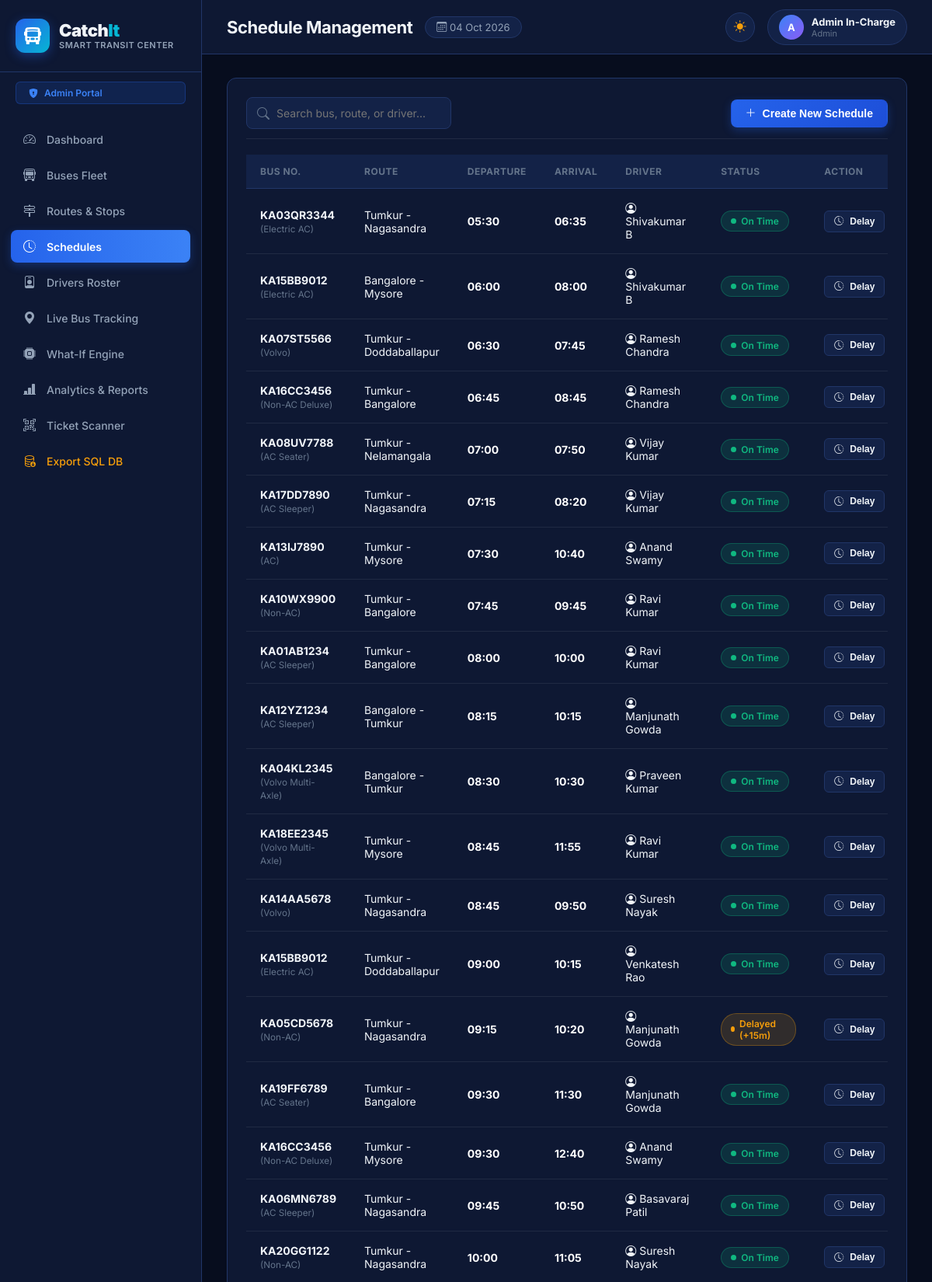
Screenshot of /admin/schedules (signed in, upper part) with the database file from the repository.
### tables this page shows
CREATE TABLE schedules (
        schedule_id INTEGER PRIMARY KEY AUTOINCREMENT,
        bus_id INTEGER NOT NULL,
        route_id INTEGER NOT NULL,
        driver_id INTEGER,
        departure_time TEXT NOT NULL,
        arrival_time TEXT NOT NULL,
        status TEXT NOT NULL DEFAULT 'On Time' CHECK(status IN ('On Time', 'Delayed', 'Cancelled', 'Not Started')),
        occupancy TEXT NOT NULL DEFAULT 'Low' CHECK(occupancy IN ('Low', 'Medium', 'High', 'Full')),
        delay_minutes INTEGER NOT NULL DEFAULT 0,
        delay_reason TEXT,
        fare REAL NOT NULL DEFAULT 120.0,
        FOREIGN KEY (bus_id) REFERENCES buses(bus_id),
        FOREIGN KEY (route_id) REFERENCES routes(route_id),
        FOREIGN KEY (driver_id) REFERENCES users(id)
    );

CREATE TABLE buses (
        bus_id INTEGER PRIMARY KEY AUTOINCREMENT,
        bus_number TEXT UNIQUE NOT NULL,
        bus_type TEXT NOT NULL,
        capacity INTEGER NOT NULL,
        status TEXT NOT NULL DEFAULT 'Active' CHECK(status IN ('Active', 'Maintenance', 'Out of Service'))
    );

CREATE TABLE routes (
        route_id INTEGER PRIMARY KEY AUTOINCREMENT,
        route_name TEXT NOT NULL,
        source TEXT NOT NULL,
        destination TEXT NOT NULL,
        distance_km INTEGER NOT NULL,
        base_fare REAL NOT NULL DEFAULT 80.0
    );

CREATE TABLE users (
        id INTEGER PRIMARY KEY AUTOINCREMENT,
        name TEXT NOT NULL,
        email TEXT UNIQUE NOT NULL,
        phone TEXT,
        password_hash TEXT NOT NULL,
        role TEXT NOT NULL CHECK(role IN ('admin', 'driver', 'passenger')),
        license_number TEXT,
        created_at TIMESTAMP DEFAULT CURRENT_TIMESTAMP
    );

### app.py (the view)
@app.route('/admin/schedules')
@role_required('admin')
def admin_schedules():
    conn = get_db()
    cursor = conn.cursor()
    cursor.execute("""
    SELECT s.*, b.bus_number, b.bus_type, r.route_name, u.name AS driver_name
    FROM schedules s
    JOIN buses b ON s.bus_id = b.bus_id
    JOIN routes r ON s.route_id = r.route_id
    LEFT JOIN users u ON s.driver_id = u.id
    ORDER BY s.departure_time ASC
    """)
    schedules = cursor.fetchall()
    cursor.execute("SELECT * FROM buses WHERE status = 'Active'")
    buses = cursor.fetchall()
    cursor.execute("SELECT * FROM routes")
    routes = cursor.fetchall()
    cursor.execute("SELECT id, name FROM users WHERE role = 'driver'")
    drivers = cursor.fetchall()
    conn.close()
    return render_template('admin_schedules.html', schedules=schedules, buses=buses, routes=routes, drivers=drivers)

### app.py (called while the page is built, shortened)
def role_required(*allowed_roles):
    def decorator(f):
        @wraps(f)
        def decorated_function(*args, **kwargs):
            if 'user_id' not in session:
                flash('Please log in first.', 'warning')
                return redirect(url_for('login'))
            return f(*args, **kwargs)
        return decorated_function
    return decorator

@app.context_processor
def inject_user():
    return {
        'current_user': {
            'id': session.get('user_id'),
            'name': session.get('name', 'Guest'),
            'email': session.get('email'),
            'role': session.get('role'),
            'license_number': session.get('license_number')
        },
        'today_date': datetime.now().strftime("%d %b %Y"),
        'today_iso': date.today().isoformat()
    }

### models.py (called while the page is built)
def dict_factory(cursor, row):
    fields = [col[0] for col in cursor.description]
    return {key: value for key, value in zip(fields, row)}

def get_db():
    conn = sqlite3.connect(DB_PATH)
    conn.row_factory = dict_factory
    conn.execute("PRAGMA foreign_keys = ON")
    return conn

### templates/admin_schedules.html (shortened to what this page needs)
{% extends "base.html" %}
{% block page_title %}Schedule Management{% endblock %}
{% block content %}
<div class="panel">
    <div class="panel-header">
        <div class="search-box">
            <i class="bi bi-search"></i>
            <input type="text" id="sched_filter" class="form-control" placeholder="Search bus, route, or driver..." onkeyup="filterSchedules()">
        </div>
        <button class="btn btn-primary" onclick="openModal('addScheduleModal')">
            <i class="bi bi-plus-lg"></i> Create New Schedule
        </button>
    </div>
    <div class="table-responsive">
        <table class="custom-table" id="schedules_table">
            <thead>
                <tr>
                    <th>Bus No.</th>
                    <th>Route</th>
                    <th>Departure</th>
                    <th>Arrival</th>
                    <th>Driver</th>
                    <th>Status</th>
                    <th>Action</th>
                </tr>
            </thead>
            <tbody>
                {% for s in schedules %}
                <tr>
                    <td><strong>{{ s.bus_number }}</strong> <small style="color:var(--text-dim);">({{ s.bus_type }})</small></td>
                    <td>{{ s.route_name }}</td>
                    <td><strong style="color: #FFFFFF;">{{ s.departure_time }}</strong></td>
                    <td><strong style="color: #FFFFFF;">{{ s.arrival_time }}</strong></td>
                    <td><i class="bi bi-person-circle"></i> {{ s.driver_name or 'Unassigned' }}</td>
                    <td>
                        {% if s.status == 'On Time' %}
                            <span class="badge badge-ontime"><span class="badge-dot"></span> On Time</span>
                        {% elif s.status == 'Delayed' %}
                            <span class="badge badge-delayed"><span class="badge-dot"></span> Delayed (+{{ s.delay_minutes }}m)</span>
                        {% elif s.status == 'Cancelled' %}
                            <span class="badge badge-cancelled"><span class="badge-dot"></span> Cancelled</span>
                        {% else %}
                            <span class="badge badge-notstarted"><span class="badge-dot"></span> Not Started</span>
                        {% endif %}
                    </td>
                    <td>
                        <div style="display: flex; gap: 8px;">
                            <button class="btn btn-secondary btn-sm" onclick="openDelayModal({{ s.schedule_id }}, '{{ s.bus_number }}', {{ s.delay_minutes }})">
                                <i class="bi bi-clock-history"></i> Delay
                            </button>
                        </div>
                    </td>
                </tr>
                {% endfor %}
            </tbody>
        </table>
    </div>
</div>
{% endblock %}

### static/css/style.css (style rules this page uses)
:root, [data-theme="dark"] { --bg-dark: #070D1E; --bg-surface: #0E1833; --bg-card: #132247; --bg-hover: #1A2D5C; --border-color: #213668; --border-light: rgba(255, 255, 255, 0.08); --primary: #2563EB; --primary-light: #3B82F6; --accent-cyan: #06B6D4; --accent-indigo: #6366F1; --accent-gold: #F59E0B; --text-main: #F1F5F9; --text-muted: #94A3B8; --text-dim: #64748B; --status-ontime: #10B981; --status-delayed: #F59E0B; --status-cancelled: #EF4444; --status-notstarted: #3B82F6; --seat-available: #1E293B; --seat-available-border: #3B82F6; --seat-booked: #334155; --seat-selected: #2563EB; --font-sans: 'Inter', system-ui, -apple-system, BlinkMacSystemFont, "Segoe UI", Roboto, sans-serif; }
* { box-sizing: border-box; margin: 0; padding: 0; transition: background-color 0.25s ease, border-color 0.25s ease, color 0.2s ease; }
body { font-family: var(--font-sans); background-color: var(--bg-dark); color: var(--text-main); min-height: 100vh; display: flex; flex-direction: column; overflow-x: hidden; }
.panel { background: var(--bg-surface); border: 1px solid var(--border-color); border-radius: 12px; padding: 24px; margin-bottom: 24px; }
.panel-header { display: flex; justify-content: space-between; align-items: center; margin-bottom: 20px; padding-bottom: 12px; border-bottom: 1px solid var(--border-light); }
.table-responsive { width: 100%; overflow-x: auto; }
.custom-table { width: 100%; border-collapse: separate; border-spacing: 0; font-size: 14px; }
.custom-table th { background: var(--bg-card); color: var(--text-dim); font-size: 12px; font-weight: 700; text-transform: uppercase; letter-spacing: 0.5px; padding: 14px 18px; text-align: left; border-bottom: 1px solid var(--border-color); }
.custom-table td { padding: 16px 18px; color: var(--text-main); border-bottom: 1px solid var(--border-light); vertical-align: middle; }
.badge { display: inline-flex; align-items: center; gap: 6px; padding: 5px 12px; border-radius: 20px; font-size: 12px; font-weight: 600; }
.badge-dot { width: 7px; height: 7px; border-radius: 50%; }
.badge-ontime { background: rgba(16, 185, 129, 0.15); color: var(--status-ontime); border: 1px solid rgba(16, 185, 129, 0.3); }
.badge-ontime .badge-dot { background: var(--status-ontime); }
.badge-delayed { background: rgba(245, 158, 11, 0.15); color: var(--status-delayed); border: 1px solid rgba(245, 158, 11, 0.3); }
.badge-delayed .badge-dot { background: var(--status-delayed); }
.btn { display: inline-flex; align-items: center; justify-content: center; gap: 8px; padding: 9px 18px; border-radius: 8px; font-size: 14px; font-weight: 600; cursor: pointer; border: 1px solid transparent; transition: all 0.2s ease; }
.btn-primary { background: linear-gradient(135deg, #2563EB, #1D4ED8); color: #FFFFFF; box-shadow: 0 4px 12px rgba(37, 99, 235, 0.3); }
.btn-secondary { background: var(--bg-card); border: 1px solid var(--border-color); color: var(--text-main); }
.btn-sm { padding: 6px 12px; font-size: 12px; border-radius: 6px; }
.form-control { width: 100%; padding: 11px 14px; background: var(--bg-card); border: 1px solid var(--border-color); border-radius: 8px; color: var(--text-main); font-size: 14px; font-family: inherit; }
.search-box { position: relative; max-width: 320px; }
.search-box input { padding-left: 38px; }
.search-box i { position: absolute; left: 14px; top: 50%; transform: translateY(-50%); color: var(--text-dim); }

### rows the page displays
schedules: bus_number "KA03QR3344", bus_type "Electric AC", route_name "Tumkur - Nagasandra", departure_time "05:30", arrival_time "06:35", name "Shivakumar B", status "On Time" (drawn)
schedules: bus_number "KA15BB9012", bus_type "Electric AC", route_name "Bangalore - Mysore", departure_time "06:00", arrival_time "08:00", name "Shivakumar B", status "On Time" (drawn)
schedules: bus_number "KA07ST5566", bus_type "Volvo", route_name "Tumkur - Doddaballapur", departure_time "06:30", arrival_time "07:45", name "Ramesh Chandra", status "On Time" (drawn)
schedules: bus_number "KA16CC3456", bus_type "Non-AC Deluxe", route_name "Tumkur - Bangalore", departure_time "06:45", arrival_time "08:45", name "Ramesh Chandra", status "On Time" (drawn)
schedules: bus_number "KA08UV7788", bus_type "AC Seater", route_name "Tumkur - Nelamangala", departure_time "07:00", arrival_time "07:50", name "Vijay Kumar", status "On Time" (drawn)
schedules: bus_number "KA17DD7890", bus_type "AC Sleeper", route_name "Tumkur - Nagasandra", departure_time "07:15", arrival_time "08:20", name "Vijay Kumar", status "On Time" (drawn)
schedules: bus_number "KA13IJ7890", bus_type "AC", route_name "Tumkur - Mysore", departure_time "07:30", arrival_time "10:40", name "Anand Swamy", status "On Time" (drawn)
schedules: bus_number "KA10WX9900", bus_type "Non-AC", route_name "Tumkur - Bangalore", departure_time "07:45", arrival_time "09:45", name "Ravi Kumar", status "On Time" (drawn)
schedules: bus_number "KA01AB1234", bus_type "AC Sleeper", route_name "Tumkur - Bangalore", departure_time "08:00", arrival_time "10:00", name "Ravi Kumar", status "On Time" (drawn)
schedules: bus_number "KA12YZ1234", bus_type "AC Sleeper", route_name "Bangalore - Tumkur", departure_time "08:15", arrival_time "10:15", name "Manjunath Gowda", status "On Time" (drawn)
schedules: bus_number "KA04KL2345", bus_type "Volvo Multi-Axle", route_name "Bangalore - Tumkur", departure_time "08:30", arrival_time "10:30", name "Praveen Kumar", status "On Time" (drawn)
schedules: bus_number "KA18EE2345", bus_type "Volvo Multi-Axle", route_name "Tumkur - Mysore", departure_time "08:45", arrival_time "11:55", name "Ravi Kumar", status "On Time" (drawn)
schedules: bus_number "KA14AA5678", bus_type "Volvo", route_name "Tumkur - Nagasandra", departure_time "08:45", arrival_time "09:50", name "Suresh Nayak", status "On Time" (drawn)
schedules: bus_number "KA15BB9012", bus_type "Electric AC", route_name "Tumkur - Doddaballapur", departure_time "09:00", arrival_time "10:15", name "Venkatesh Rao", status "On Time" (drawn)
schedules: bus_number "KA05CD5678", bus_type "Non-AC", route_name "Tumkur - Nagasandra", departure_time "09:15", arrival_time "10:20", name "Manjunath Gowda", delay_minutes "15"
schedules: bus_number "KA19FF6789", bus_type "AC Seater", route_name "Tumkur - Bangalore", departure_time "09:30", arrival_time "11:30", name "Manjunath Gowda", status "On Time" (drawn)
schedules: bus_number "KA16CC3456", bus_type "Non-AC Deluxe", route_name "Tumkur - Mysore", departure_time "09:30", arrival_time "12:40", name "Anand Swamy", status "On Time" (drawn)
schedules: bus_number "KA06MN6789", bus_type "AC Sleeper", route_name "Tumkur - Nagasandra", departure_time "09:45", arrival_time "10:50", name "Basavaraj Patil", status "On Time" (drawn)
schedules: bus_number "KA20GG1122", bus_type "Non-AC", route_name "Tumkur - Nagasandra", departure_time "10:00", arrival_time "11:05", name "Suresh Nayak", status "On Time" (drawn)

### other values shown
{{ current_user.role|title }} "Admin"
{{ current_user.name[0] }} "A"
{{ current_user.name }} "Admin In-Charge"
